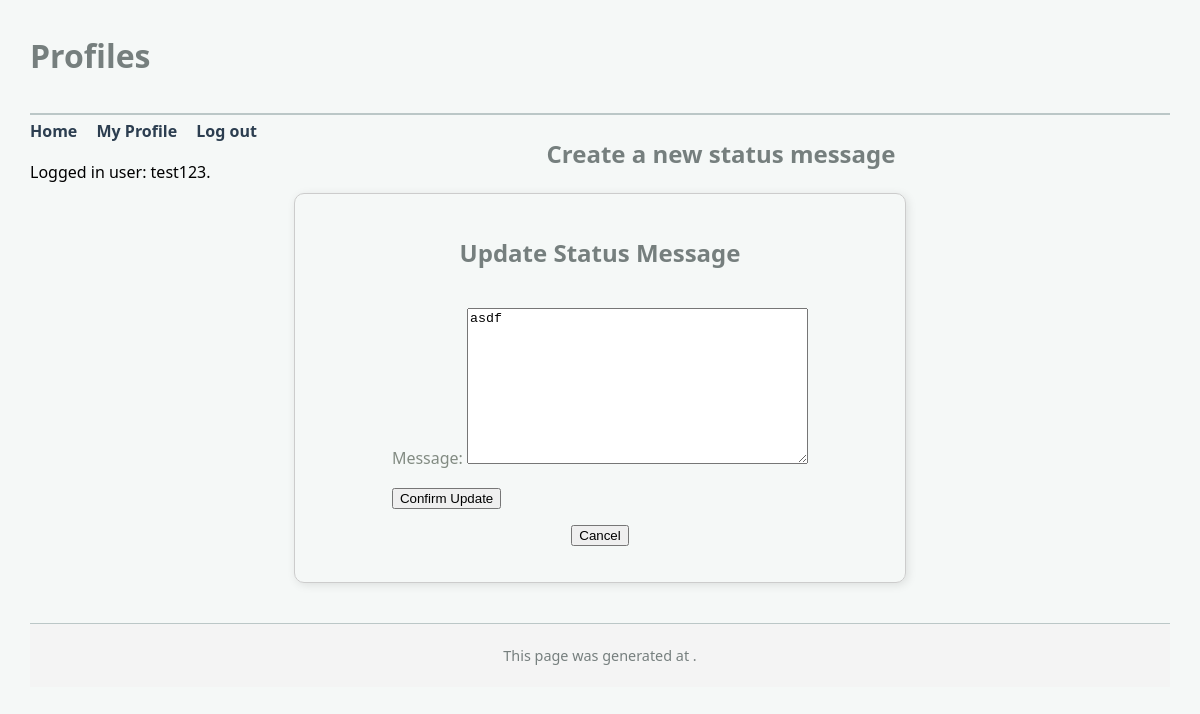
Before: /mini_fb/status/7/update/ (signed in) with the older database file.
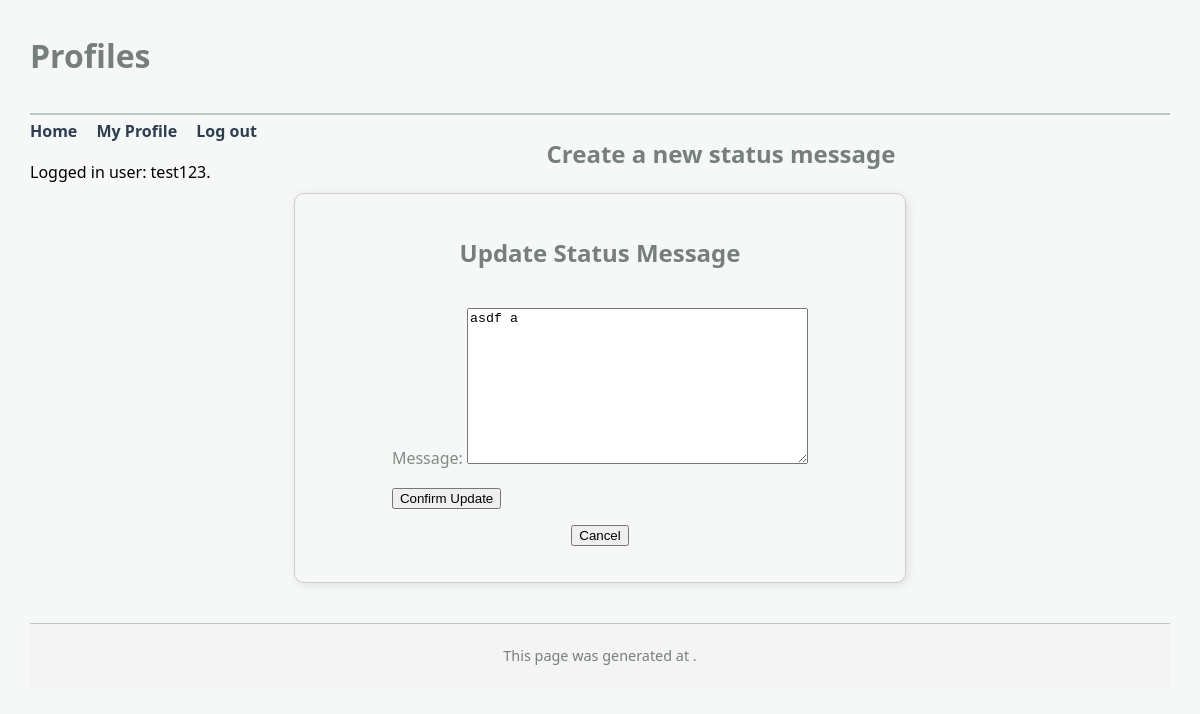
After: the same page with the newer database file.
### mini_fb/models.py (models this page shows, shortened)
class StatusMessage(models.Model):
    profile = models.ForeignKey("Profile", on_delete=models.CASCADE)
    timestamp = models.DateTimeField(auto_now=True)
    message = models.TextField(blank=False)

### mini_fb/views.py (the view, shortened to what this page needs)
# urls.py: path('status/<int:pk>/update/', UpdateStatusMessageView.as_view(), name='update_status'),
class UpdateStatusMessageView(LoginRequiredMixin, UpdateView):
    model = StatusMessage
    form_class = UpdateStatusMessageForm
    template_name = "mini_fb/update_status_form.html"
    context_object_name = "message"

### mini_fb/forms.py
class UpdateStatusMessageForm(forms.ModelForm):
    class Meta:
        model = StatusMessage
        fields = ['message']

### mini_fb/templates/mini_fb/update_status_form.html (shortened to what this page needs)
{% extends 'mini_fb/base.html' %}
{% block content %}
    <h2>Create a new status message</h2>
    <div class="form-container">
        <h2>Update Status Message</h2>
        <form method="POST">
            {{ form.as_p }}
            <button type="submit">Confirm Update</button>
        </form>
        <form method="get" action="{% url 'profile' pk=message.profile.pk %}">
            <button type="submit">Cancel</button>
        </form>
    </div>
{% endblock %}

Changed rows visible on the page:
changed StatusMessage: message "asdf" → "asdf a"
